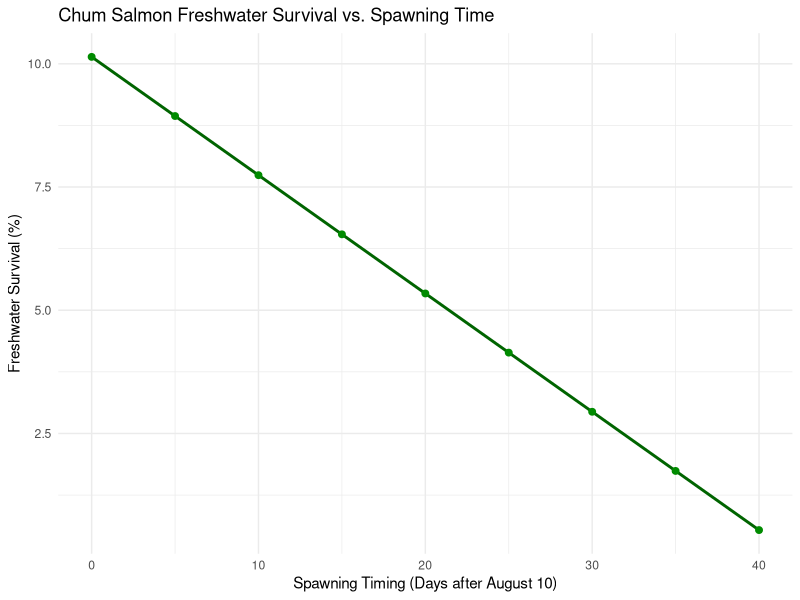

Recreate this plot in R.
# McNeil, W. J. (1969). Survival of pink and chum salmon eggs and alevins. 
# Salmon and trout in streams. HR McMillan Lectures in Fisheries, University of British Columbia, Vancouver, 101-117.
# McNeil 1969: Chum salmon freshwater survival vs. spawning time
# equation: y = 10.14-0.24x (Figure 4)

# Load necessary library for plotting
library(ggplot2)

# 1. Generate Data
x_days <- seq(0, 40, by = 5) # Days past August 10
y_survival <- 10.14 - (0.24 * x_days) # Chum salmon equation

y_survival <- ifelse(y_survival < 0, 0, y_survival)

# Create dataframe
srf3_data <- data.frame(
  curve.id = rep("McNeil_1969_Fig4", length(x_days)),
  stressor.label = rep("spawning_timing", length(x_days)),
  stressor.x = x_days,
  units.x = rep("days_after_august_10", length(x_days)),
  response.label = rep("freshwater_survival", length(x_days)),
  response.y = round(y_survival, 2),
  units.y = rep("percent", length(x_days))
)

# 2. Export to CSV
write.csv(srf3_data, "McNeil_1969_ChumSalmon.csv", row.names = FALSE)

# 3. Generate Plot
ggplot(srf3_data, aes(x = stressor.x, y = response.y)) +
  geom_line(color = "darkgreen", size = 1) +
  geom_point(size = 2, color = "green4") +
  theme_minimal() +
  labs(
    title = "Chum Salmon Freshwater Survival vs. Spawning Time",
    x = "Spawning Timing (Days after August 10)",
    y = "Freshwater Survival (%)"
  )
